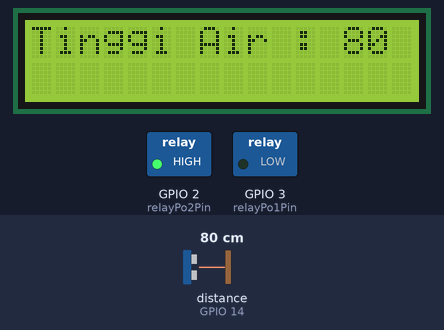
The sketch below on a simulated ESP8266 (NodeMCU). On the bench: 16×2 character LCD, switched loads named in the sketch (green lamp = pin HIGH). Wiring (inferred from the names in the program): ultrasonic range finder: trigger GPIO 12; echo GPIO 14. The test bench sets the inputs (shaded band); at power-on: distance to the obstacle (sensor on GPIO 14) 80 cm. The echo pulse lasts 58.3 µs per cm; WiFi joins after 1.5 s; servers stay silent unless stated; uploads are accepted with an empty reply; pins used as bus, display or sensor lines are not drawn; what the sketch prints to the serial monitor is not drawn.

Above: at 5.3 s.
5.4 s: distance to the obstacle (sensor on GPIO 14) set to 5 cm
At 16.8 s:
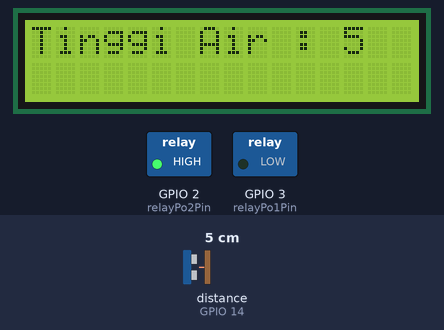
17.8 s: distance to the obstacle (sensor on GPIO 14) set to 2 cm
At 28.8 s:
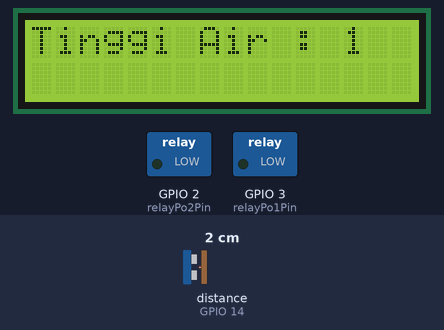
29.1 s: distance to the obstacle (sensor on GPIO 14) set to 4 cm
At 39.9 s:
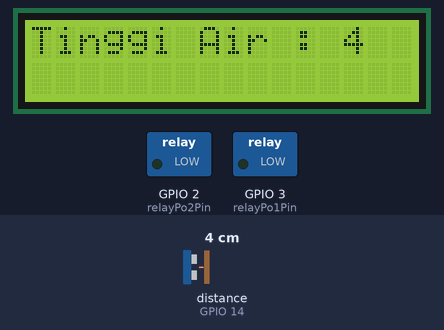
Timing chart, 0 to 41.4 s (numbered marks = the images above; inputs shaded):
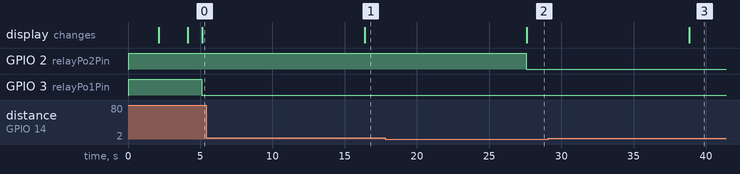

Measured:
- the behaviour switches between 4 and 3 cm on distance to the obstacle (sensor on GPIO 14) (found by bisection; images 1 and 2)
- after the input at 5.4 s, the display: changes after 11.0 s (image 1)
- after the input at 17.8 s, GPIO 2 (relayPo2Pin): HIGH → LOW after 9.8 s; the display: changes after 9.8 s (image 2)
- after the input at 29.1 s, the display: changes after 9.8 s (image 3)

The sketch:

main.ino
```cpp
#include <ESP8266WiFi.h>
#include <ESP8266HTTPClient.h>
#include <Wire.h>
#include <LiquidCrystal_I2C.h>
LiquidCrystal_I2C lcd(0x27, 16, 2);

const int triggerPin = 12; //D6 (12)
const int echoPin = 14; //D5 (14)
const int relayPo1Pin = 3; //RX (3)
const int relayPo2Pin = 2; //D4 (2)
bool relayState = HIGH;

long duration, jarak;

const char* ssid = "zoraa";
const char* password = "h4h4h1h1";

// GET data request variable
WiFiClient client;
HTTPClient http;

String address;
String payload;

void setup() {
  lcd.begin();
  //lcd.init();
  lcd.backlight();
  Serial.begin(115200);

  pinMode(triggerPin, OUTPUT);
  pinMode(echoPin, INPUT);
  pinMode(relayPo1Pin, OUTPUT);
  pinMode(relayPo2Pin, OUTPUT);
  digitalWrite(relayPo1Pin, relayState);
  digitalWrite(relayPo2Pin, relayState);

  WiFi.mode(WIFI_STA);
  WiFi.begin(ssid, password);
  int i=0;
  while(WiFi.status() != WL_CONNECTED){
    Serial.print(".");
    lcd.setCursor(0,0);
    lcd.print("Connecting..");
    delay(1000);
  }
  Serial.println("");
  Serial.println("WiFi connected");
  Serial.println("IP address: ");
  Serial.println(WiFi.localIP());
  Serial.println();
  lcd.clear();
  lcd.setCursor(0,0);
  lcd.print(WiFi.localIP());
  lcd.setCursor(0,1);
  lcd.print("ALL CLEAR");
  delay(2000);
  lcd.clear();
}

void hcsrVALUE() {
  digitalWrite(triggerPin, LOW);
  delayMicroseconds(2);
  digitalWrite(triggerPin, HIGH);
  delayMicroseconds(10);
  digitalWrite(triggerPin, LOW);
  duration = pulseIn(echoPin, HIGH);
  jarak = (duration/2) / 29.1;
  Serial.println("jarak :");
  Serial.print(jarak);
  Serial.println(" cm");
  delay(1000);

  if (jarak >= 4) {
    digitalWrite(relayPo1Pin, LOW);
    lcd.setCursor (0,1);
    //lcd.print ("================");
    lcd.print ("Level Air Rendah");
  } else if (jarak == 5) {
    digitalWrite(relayPo1Pin, HIGH);
    digitalWrite(relayPo2Pin, HIGH);
    lcd.setCursor (0,1);
    //lcd.print ("================");
    lcd.print ("Level Air Normal");
  } else if (jarak <= 4) {
    digitalWrite(relayPo2Pin, LOW);
    lcd.setCursor (0,1);
    //lcd.print ("================");
    lcd.print ("Level Air Tinggi");
  }
  lcd.clear();
  lcd.setCursor(0,0);
  lcd.print("Tinggi Air : " + String(jarak));
}

void loop() {
  hcsrVALUE();

  // Check if any reads failed and exit early (to try again).
  if (isnan(jarak)) {
    Serial.println(F("Failed to read from HCSR sensor!"));
    return;
  }
  Serial.print(F("Jarak:"));
  Serial.print(jarak);
  Serial.println(F(" cm"));

  if ((WiFi.status() == WL_CONNECTED)) {
    // C:\xampp\htdocs\postData\webapi\api\create.php
    address ="http://192.168.101.59/postData/webapi/api/create.php?jarak=";
    address += String(jarak);
    address += "&pompa=";
    address += String(relayPo1Pin) ;

    http.begin(client,address);  //Specify request destination
    int httpCode = http.GET();//Send the request

    if (httpCode > 0) { //Check the returning code
        payload = http.getString();   //Get the request response payload
        payload.trim();
        if( payload.length() > 0 ){
           Serial.println(payload + "\n");
        }
    } else {
      Serial.print("Connected failed ");
    }

    http.end();   //Close connection
  }else{
    Serial.print("Not connected to wifi ");
    Serial.println(ssid);
  }
  delay(10000); //interval 10s
}
```
